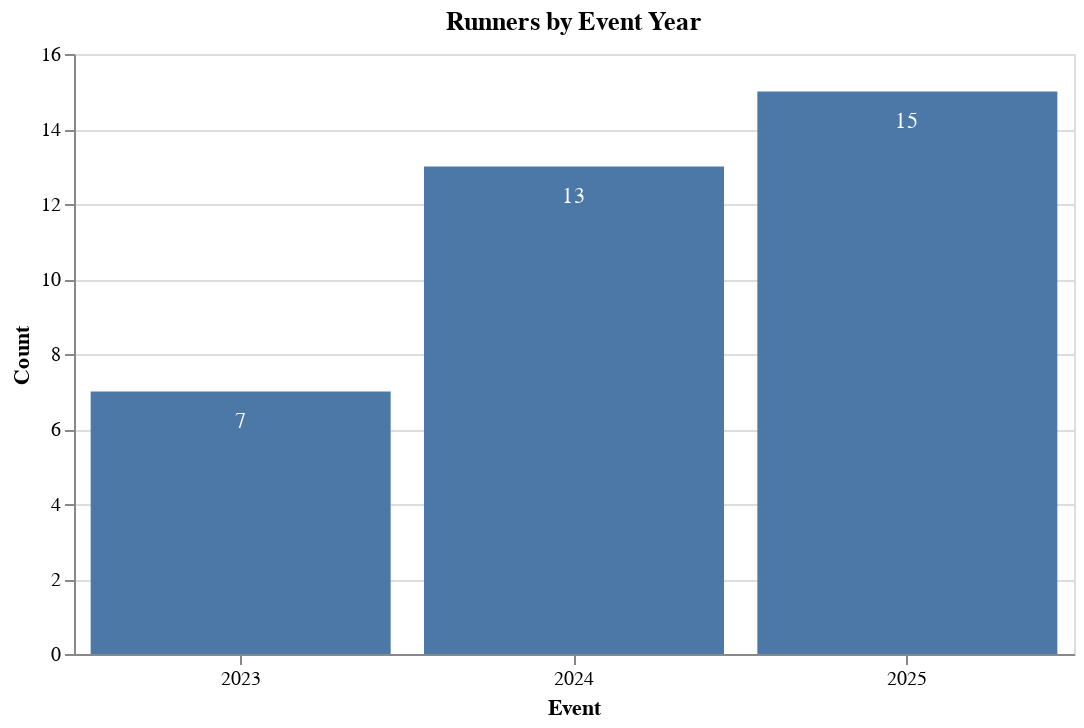

Notebook code for this chart:
### Markdown cell above
Although there aren't clear indication on which area drives revenue, we should continue to invite people to donate while also supporting our runners in their fundraising journey.

## Other year over year comparison
### Number of runners year over year

### Code cell
reg_chart = alt.Chart(runners).mark_bar().encode(
    x=alt.X('Event Year:O', title='Event',axis=alt.Axis(labelAngle=0)),  # 'O' indicates ordinal data
    y=alt.Y('count()', title='Count')            # Use count aggregation for Y-axis
).properties(
    title='Runners by Event Year', width=500
)

num_of_runners_labels = reg_chart.mark_text(
    align='center',
    baseline='middle',
    dy=+15,  # Adjust text position above the bar
    color='white'
).encode(
    text=alt.Text('count()')  # Format labels as dollar values
)

# Display the charts
reg_chart + num_of_runners_labels

### Figure 1 — Vega-Lite specification as saved in the notebook (floating-point values rounded to 4 significant figures)
{"config": {"view": {"continuousWidth": 300, "continuousHeight": 300}}, "layer": [{"mark": {"type": "bar"}, "encoding": {"x": {"axis": {"labelAngle": 0}, "field": "Event Year", "title": "Event", "type": "ordinal"}, "y": {"aggregate": "count", "title": "Count", "type": "quantitative"}}, "title": "Runners by Event Year"}, {"mark": {"type": "text", "align": "center", "baseline": "middle", "color": "white", "dy": 15}, "encoding": {"text": {"aggregate": "count", "type": "quantitative"}, "x": {"axis": {"labelAngle": 0}, "field": "Event Year", "title": "Event", "type": "ordinal"}, "y": {"aggregate": "count", "title": "Count", "type": "quantitative"}}, "title": "Runners by Event Year"}], "data": {"name": "data-f6b671c87885fcde057fee914b8846e9"}, "width": 500, "$schema": "https://vega.github.io/schema/vega-lite/v5.20.1.json", "datasets": {"data-f6b671c87885fcde057fee914b8846e9": [{"Participant ID": 1800, "Event Year": 2023, "Date registered": "2022-09-22T00:00:00", "First name": "Zaira L", "Last name": "Hernandez Valdez", "Sex": "F", "Email": "zalihev@hotmail.com", "Phone number": " +1 778-322-9442", "City": "Vancouver", "Total amount raised": 11.58, "Pledge page URL": "https://raceroster.com/events/2023/60716/2023-bmo-vancouver-marathon/pledge/participant/16570783", "Team name": null, "Sub-event": "In-Person Half Marathon"}, {"Participant ID": 4335, "Event Year": 2023, "Date registered": "2022-10-17T00:00:00", "First name": "Rhiannon", "Last name": "Murphy", "Sex": "F", "Email": "rhiannonpmurphy@gmail.com", "Phone number": " +1 604-366-6047", "City": "North Vancouver", "Total amount raised": 27.6, "Pledge page URL": "https://raceroster.com/events/2023/60716/2023-bmo-vancouver-marathon/pledge/participant/16852454", "Team name": null, "Sub-event": "In-Person Half Marathon"}, {"Participant ID": 4951, "Event Year": 2023, "Date registered": "2022-11-03T00:00:00", "First name": "KWOK FAT", "Last name": "LEE", "Sex": "M", "Email": "kwokfatlee@gmail.com", "Phone number": " +1 604-790-6691", "City": "RICHMOND", "Total amount raised": 22.26, "Pledge page URL": "https://raceroster.com/events/2023/60716/2023-bmo-vancouver-marathon/pledge/participant/17061933", "Team name": null, "Sub-event": "In-Person Marathon"}, {"Participant ID": 6683, "Event Year": 2023, "Date registered": "2022-12-10T00:00:00", "First name": "Ava", "Last name": "Neely", "Sex": "F", "Email": "neely.ava@gmail.com", "Phone number": " +1 403-973-5863", "City": "Calgary", "Total amount raised": 27.6, "Pledge page URL": "https://raceroster.com/events/2023/60716/2023-bmo-vancouver-marathon/pledge/participant/17554433", "Team name": "Cathy's Clowns", "Sub-event": "In-Person Marathon"}, {"Participant ID": 8265, "Event Year": 2023, "Date registered": "2023-01-06T00:00:00", "First name": "Billie", "Last name": "Girbav", "Sex": "F", "Email": "billiemarguerite@live.com", "Phone number": " +1 604-317-9241", "City": "Vancouver", "Total amount raised": 27.6, "Pledge page URL": "https://raceroster.com/events/2023/60716/2023-bmo-vancouver-marathon/pledge/participant/17801332", "Team name": null, "Sub-event": "In-Person Half Marathon"}, {"Participant ID": 10286, "Event Year": 2023, "Date registered": "2023-01-28T00:00:00", "First name": "Alexandra", "Last name": "Skeggs", "Sex": "F", "Email": "acskeggs@sympatico.ca", "Phone number": " +1 613-864-4450", "City": "Vancouver", "Total amount raised": 6.24, "Pledge page URL": "https://raceroster.com/events/2023/60716/2023-bmo-vancouver-marathon/pledge/participant/18185376", "Team name": null, "Sub-event": "In-Person 8KM"}, {"Participant ID": 12908, "Event Year": 2023, "Date registered": "2023-02-20T00:00:00", "First name": "Paula", "Last name": "Dominguez", "Sex": "F", "Email": "pauladogo@hotmail.com", "Phone number": " +1 647-887-7976", "City": "Vancouver", "Total amount raised": 11.58, "Pledge page URL": "https://raceroster.com/events/2023/60716/2023-bmo-vancouver-marathon/pledge/participant/18471274", "Team name": null, "Sub-event": "In-Person Half Marathon"}, {"Participant ID": 72, "Event Year": 2024, "Date registered": "2023-05-24T00:00:00", "First name": "Raymond", "Last name": "Bamford", "Sex": "M", "Email": "rib1893@hotmail.com", "Phone number": " +1 604-229-1996", "City": "Abbotsford", "Total amount raised": 54.31, "Pledge page URL": "https://raceroster.com/events/2024/75765/2024-bmo-vancouver-marathon/pledge/participant/20233164", "Team name": null, "Sub-event": "In-Person Marathon"}, {"Participant ID": 3941, "Event Year": 2024, "Date registered": "2023-10-17T00:00:00", "First name": "Julie", "Last name": "McGraa", "Sex": "F", "Email": "juliemcgraa@hotmail.ca", "Phone number": " +1 604-302-3132", "City": "Abbotsford", "Total amount raised": 27.6, "Pledge page URL": "https://raceroster.com/events/2024/75765/2024-bmo-vancouver-marathon/pledge/participant/22350453", "Team name": null, "Sub-event": "In-Person Half Marathon"}, {"Participant ID": 4755, "Event Year": 2024, "Date registered": "2023-10-31T00:00:00", "First name": "Andrew", "Last name": "Keech", "Sex": "M", "Email": "andy@akeech.com", "Phone number": " +1 226-236-6662", "City": "Burnaby", "Total amount raised": 11.58, "Pledge page URL": "https://raceroster.com/events/2024/75765/2024-bmo-vancouver-marathon/pledge/participant/22557930", "Team name": null, "Sub-event": "In-Person Marathon"}, {"Participant ID": 4864, "Event Year": 2024, "Date registered": "2023-11-03T00:00:00", "First name": "Mikayla", "Last name": "Strukoff", "Sex": "F", "Email": "mikaylastrukoff@gmail.com", "Phone number": " +1 604-928-7467", "City": "Delta", "Total amount raised": 889.4, "Pledge page URL": "https://raceroster.com/events/2024/75765/2024-bmo-vancouver-marathon/pledge/participant/22596304", "Team name": null, "Sub-event": "In-Person Half Marathon"}, {"Participant ID": 5472, "Event Year": 2024, "Date registered": "2023-11-13T00:00:00", "First name": "Joanne", "Last name": "Bozek", "Sex": "F", "Email": "joanne.davidsk@icloud.com", "Phone number": " +1 250-876-8018", "City": "Telkwa", "Total amount raised": 54.31, "Pledge page URL": "https://raceroster.com/events/2024/75765/2024-bmo-vancouver-marathon/pledge/participant/22799193", "Team name": null, "Sub-event": "In-Person Half Marathon"}, {"Participant ID": 6002, "Event Year": 2024, "Date registered": "2023-11-22T00:00:00", "First name": "Cindy", "Last name": "Heuck", "Sex": "F", "Email": "cindyisquilting@gmail.com", "Phone number": " +1 905-920-7118", "City": "Hamilton", "Total amount raised": 54.31, "Pledge page URL": "https://raceroster.com/events/2024/75765/2024-bmo-vancouver-marathon/pledge/participant/23009253", "Team name": null, "Sub-event": "In-Person 8KM"}, {"Participant ID": 7018, "Event Year": 2024, "Date registered": "2023-11-29T00:00:00", "First name": "Curtis", "Last name": "LaBounty", "Sex": "M", "Email": "curtlabounty@gmail.com", "Phone number": " +1 250-618-5138", "City": "Lantzville", "Total amount raised": 11.58, "Pledge page URL": "https://raceroster.com/events/2024/75765/2024-bmo-vancouver-marathon/pledge/participant/23109955", "Team name": null, "Sub-event": "In-Person Half Marathon"}, {"Participant ID": 12905, "Event Year": 2024, "Date registered": "2024-01-23T00:00:00", "First name": "Zhao", "Last name": "Roy", "Sex": "M", "Email": "derongzhao113@gmail.com", "Phone number": " +1 236-862-4204", "City": "Vancouver", "Total amount raised": 11.58, "Pledge page URL": "https://raceroster.com/events/2024/75765/2024-bmo-vancouver-marathon/pledge/participant/23769225", "Team name": null, "Sub-event": "In-Person 8KM"}, {"Participant ID": 13362, "Event Year": 2024, "Date registered": "2024-01-27T00:00:00", "First name": "Talia", "Last name": "Rampelt", "Sex": "F", "Email": "taliarampelt@gmail.com", "Phone number": " +1 226-989-9381", "City": "Burnaby", "Total amount raised": 107.7, "Pledge page URL": "https://raceroster.com/events/2024/75765/2024-bmo-vancouver-marathon/pledge/participant/23827922", "Team name": null, "Sub-event": "In-Person Marathon"}, {"Participant ID": 14874, "Event Year": 2024, "Date registered": "2024-01-31T00:00:00", "First name": "Courtenay", "Last name": "Huffman", "Sex": "F", "Email": "courtenay.huffman@gmail.com", "Phone number": " +1 604-368-3492", "City": "Coquitlam", "Total amount raised": 27.6, "Pledge page URL": "https://raceroster.com/events/2024/75765/2024-bmo-vancouver-marathon/pledge/participant/23874397", "Team name": null, "Sub-event": "In-Person Half Marathon"}, {"Participant ID": 16937, "Event Year": 2024, "Date registered": "2024-02-12T00:00:00", "First name": "Victor", "Last name": "Tran", "Sex": "M", "Email": "victortran247@gmail.com", "Phone number": " +1 780-394-4626", "City": "North Vancouver", "Total amount raised": 54.31, "Pledge page URL": "https://raceroster.com/events/2024/75765/2024-bmo-vancouver-marathon/pledge/participant/24199075", "Team name": null, "Sub-event": "In-Person Half Marathon"}, {"Participant ID": 18644, "Event Year": 2024, "Date registered": "2024-02-22T00:00:00", "First name": "Kimlong", "Last name": "Nguyen", "Sex": "M", "Email": "kimlong.nguyen32@gmail.com", "Phone number": " +1 604-812-6505", "City": "Burnaby", "Total amount raised": 11.58, "Pledge page URL": "https://raceroster.com/events/2024/75765/2024-bmo-vancouver-marathon/pledge/participant/24355682", "Team name": "ClearTech Industries", "Sub-event": "In-Person Half Marathon - GREEN BIB"}, {"Participant ID": 20502, "Event Year": 2024, "Date registered": "2024-04-24T00:00:00", "First name": "Matt", "Last name": "McEachran-Law", "Sex": "M", "Email": "matthew.mceachran@hotmail.com", "Phone number": " +1 250-540-3304", "City": "Victoria", "Total amount raised": 6.24, "Pledge page URL": "https://raceroster.com/events/2024/75765/2024-bmo-vancouver-marathon/pledge/participant/25447338", "Team name": null, "Sub-event": "In-Person Half Marathon"}, {"Participant ID": 3150, "Event Year": 2025, "Date registered": "2024-08-28T00:00:00", "First name": "Slo", "Last name": "Lee", "Sex": "M", "Email": "michael.r.lee@hotmail.com", "Phone number": " +1 604-318-8871", "City": "North Vancouver", "Total amount raised": 25.0, "Pledge page URL": "https://raceroster.com/events/2025/86408/2025-bmo-vancouver-marathon/pledge/participant/29603246", "Team name": null, "Sub-event": "In-Person Marathon"}, {"Participant ID": 4361, "Event Year": 2025, "Date registered": "2024-08-30T00:00:00", "First name": "Zoe", "Last name": "Caller", "Sex": "F", "Email": "zoecaller1@gmail.com", "Phone number": " +1 250-572-0500", "City": "Kamloops", "Total amount raised": 819.4, "Pledge page URL": "https://raceroster.com/events/2025/86408/2025-bmo-vancouver-marathon/pledge/participant/29674254", "Team name": null, "Sub-event": "In-Person Marathon - GREEN BIB"}, {"Participant ID": 4887, "Event Year": 2025, "Date registered": "2024-09-01T00:00:00", "First name": "Aman", "Last name": "Merdha", "Sex": "F", "Email": "merdha_aman@hotmail.com", "Phone number": " +1 778-345-5148", "City": "Abbotsford", "Total amount raised": 27.6, "Pledge page URL": "https://raceroster.com/events/2025/86408/2025-bmo-vancouver-marathon/pledge/participant/29698694", "Team name": "Highstreet Lululemon", "Sub-event": "In-Person Half Marathon"}, {"Participant ID": 9805, "Event Year": 2025, "Date registered": "2024-10-31T00:00:00", "First name": "Mikayla", "Last name": "Strukoff", "Sex": "F", "Email": "mikaylastrukoff@gmail.com", "Phone number": " +1 604-928-7467", "City": "Vancouver", "Total amount raised": 25.0, "Pledge page URL": "https://raceroster.com/events/2025/86408/2025-bmo-vancouver-marathon/pledge/participant/31014560", "Team name": "Vessi", "Sub-event": "In-Person Half Marathon - GREEN BIB"}, {"Participant ID": 12311, "Event Year": 2025, "Date registered": "2024-11-24T00:00:00", "First name": "Ian", "Last name": "Webster", "Sex": "M", "Email": "ianwebster2828@gmail.com", "Phone number": " +1 705-977-1208", "City": "Vancouver", "Total amount raised": 27.6, "Pledge page URL": "https://raceroster.com/events/2025/86408/2025-bmo-vancouver-marathon/pledge/participant/31725687", "Team name": null, "Sub-event": "In-Person Half Marathon"}, {"Participant ID": 14630, "Event Year": 2025, "Date registered": "2024-12-19T00:00:00", "First name": "Jacob", "Last name": "Lee", "Sex": "M", "Email": "mavjlee@gmail.com", "Phone number": " +1 778-863-9928", "City": "Vancouver", "Total amount raised": 54.31, "Pledge page URL": "https://raceroster.com/events/2025/86408/2025-bmo-vancouver-marathon/pledge/participant/32651748", "Team name": null, "Sub-event": "In-Person Half Marathon"}, {"Participant ID": 16937, "Event Year": 2025, "Date registered": "2025-01-06T00:00:00", "First name": "Kelly", "Last name": "Hyshka", "Sex": "M", "Email": "kelhyshka@gmail.com", "Phone number": " +1 403-352-3054", "City": "Red Deer", "Total amount raised": 107.7, "Pledge page URL": "https://raceroster.com/events/2025/86408/2025-bmo-vancouver-marathon/pledge/participant/33058481", "Team name": null, "Sub-event": "In-Person Marathon"}, {"Participant ID": 17350, "Event Year": 2025, "Date registered": "2025-01-08T00:00:00", "First name": "Edward", "Last name": "Deli", "Sex": "M", "Email": "tedjdeli@gmail.com", "Phone number": " +1 778-580-6589", "City": "Vancouver", "Total amount raised": 27.6, "Pledge page URL": "https://raceroster.com/events/2025/86408/2025-bmo-vancouver-marathon/pledge/participant/33136877", "Team name": null, "Sub-event": "In-Person Half Marathon"}, {"Participant ID": 17436, "Event Year": 2025, "Date registered": "2025-01-09T00:00:00", "First name": "Kelsey", "Last name": "Cruz", "Sex": "F", "Email": "cruzkelsey@gmail.com", "Phone number": " +1 587-581-3991", "City": "Vancouver", "Total amount raised": 54.31, "Pledge page URL": "https://raceroster.com/events/2025/86408/2025-bmo-vancouver-marathon/pledge/participant/33165618", "Team name": "Gassy Gazelles", "Sub-event": "In-Person Half Marathon"}, {"Participant ID": 18050, "Event Year": 2025, "Date registered": "2025-01-12T00:00:00", "First name": "Chad", "Last name": "Friesen", "Sex": "M", "Email": "chadfriesen94@gmail.com", "Phone number": " +1 604-807-8150", "City": "Vancouver", "Total amount raised": 1386.0, "Pledge page URL": "https://raceroster.com/events/2025/86408/2025-bmo-vancouver-marathon/pledge/participant/33232166", "Team name": null, "Sub-event": "In-Person Half Marathon"}, {"Participant ID": 18940, "Event Year": 2025, "Date registered": "2025-01-15T00:00:00", "First name": "Sijia", "Last name": "Lun", "Sex": "F", "Email": "sijia_lun@yahoo.com", "Phone number": " +1 604-505-6399", "City": "Vancouver", "Total amount raised": 398.2, "Pledge page URL": "https://raceroster.com/events/2025/86408/2025-bmo-vancouver-marathon/pledge/participant/33392137", "Team name": null, "Sub-event": "In-Person Half Marathon"}, {"Participant ID": 21254, "Event Year": 2025, "Date registered": "2025-01-29T00:00:00", "First name": "Nigel", "Last name": "Gearin", "Sex": "M", "Email": "gearinni@gmail.com", "Phone number": " +1 778-587-6336", "City": "Coquitlam", "Total amount raised": 100.0, "Pledge page URL": "https://raceroster.com/events/2025/86408/2025-bmo-vancouver-marathon/pledge/participant/33796180", "Team name": null, "Sub-event": "In-Person Marathon"}, {"Participant ID": 22407, "Event Year": 2025, "Date registered": "2025-04-06T00:00:00", "First name": "Lindsay", "Last name": "Frame", "Sex": "F", "Email": "lindsayframe@gmail.com", "Phone number": " +1 250-202-4339", "City": "Vancouver", "Total amount raised": 50.0, "Pledge page URL": "https://raceroster.com/events/2025/86408/2025-bmo-vancouver-marathon/pledge/participant/35781658", "Team name": null, "Sub-event": "In-Person Half Marathon"}, {"Participant ID": 22563, "Event Year": 2025, "Date registered": "2025-04-11T00:00:00", "First name": "Nicole", "Last name": "George", "Sex": "F", "Email": "n.george@live.com", "Phone number": " +1 250-882-5193", "City": "Prince George", "Total amount raised": 11.58, "Pledge page URL": "https://raceroster.com/events/2025/86408/2025-bmo-vancouver-marathon/pledge/participant/35915789", "Team name": "THE FIT N FAB", "Sub-event": "In-Person 8KM"}, {"Participant ID": 22904, "Event Year": 2025, "Date registered": "2025-04-29T00:00:00", "First name": "Curtis", "Last name": "LaBounty", "Sex": "M", "Email": "curtlabounty@gmail.com", "Phone number": " +1 250-618-5138", "City": "Lantzville", "Total amount raised": 27.6, "Pledge page URL": "https://raceroster.com/events/2025/86408/2025-bmo-vancouver-marathon/pledge/participant/36271084", "Team name": null, "Sub-event": "In-Person Half Marathon"}]}}
